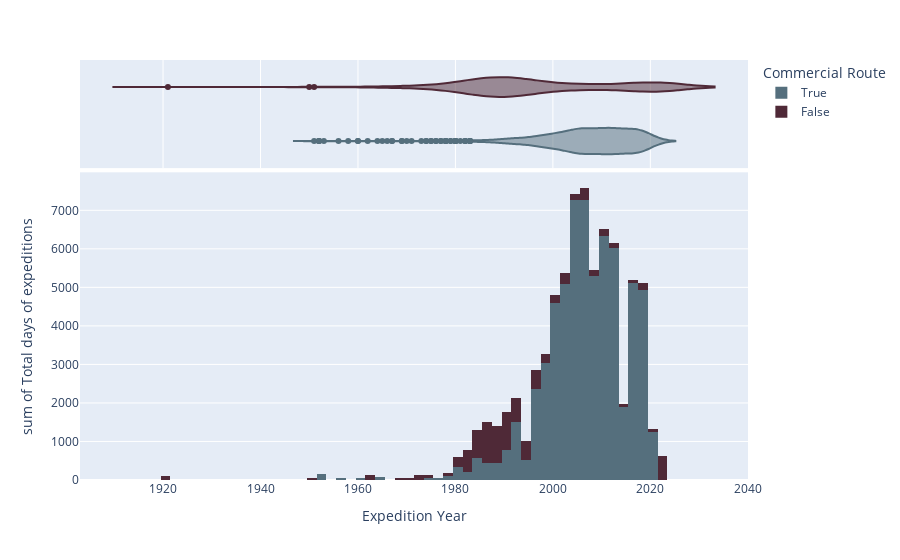

Notebook code cell kept with this figure:
### Code cell
df = exped_commercial_type_df[exped_commercial_type_df['PEAKID'] == 'EVER'].copy()

fig = px.histogram(df, x="YEAR",
                   y="TOTDAYS",  #"NUM_CAMPS",#'MDEATHS',#"O2USED",
                   color="COMRTE",
                   marginal="violin",
                   hover_data=['YEAR', 'O2USED', 'COMRTE'],
                   labels={'YEAR': 'Expedition Year',
                           'O2USED': 'Oxygen used during expedition',
                           'COMRTE': "Commercial Route",
                           "MEMBER_DEATHS_COUNT": "Member Deaths",
                           "TOTDAYS": "Total days of expeditions",
                           "SMTDAYS": "Days to summit",
                           "HIRED_DEATHS_COUNT": "Hired Deaths",
                           "NUM_CAMPS": "Number of camps"
                           },
                   color_discrete_map={'False': COLOR_CHOICE_DICT["parallel_theme_magenta"],
                                       'True': COLOR_CHOICE_DICT["mountain_side_blue_green"],
                                       },
                   )
fig.show()



# df_commerce = df[df['COMRTE'] == ]
# fig = ff.create_distplot([df['OXYGEN_USED_COUNT']],
#                          df.columns,
#                          colors=[COLOR_CHOICE_DICT['spruce_green_light'],
#                                  COLOR_CHOICE_DICT['parallel_theme_pink']], bin_size=.15)

### Figure 1 — Plotly figure (JSON) as saved in the notebook; plotly's stock layout.template omitted (floating-point values rounded to 4 significant figures; data arrays with more than 128 entries replaced by an {"elided": "..."} marker saying what was removed)
{"data": [{"alignmentgroup": "True", "bingroup": "x", "histfunc": "sum", "hovertemplate": "Commercial Route=True<br>Expedition Year=%{x}<br>sum of Total days of expeditions=%{y}<extra></extra>", "legendgroup": "True", "marker": {"color": "#556f7d", "pattern": {"shape": ""}}, "name": "True", "offsetgroup": "True", "orientation": "v", "showlegend": true, "x": {"elided": "1973 int values"}, "xaxis": "x", "y": {"elided": "1973 int values"}, "yaxis": "y", "type": "histogram"}, {"alignmentgroup": "True", "customdata": {"elided": "1973x2 mixed values"}, "hovertemplate": "Commercial Route=%{customdata[1]}<br>Expedition Year=%{x}<br>Oxygen used during expedition=%{customdata[0]}<extra></extra>", "legendgroup": "True", "marker": {"color": "#556f7d"}, "name": "True", "offsetgroup": "True", "scalegroup": "x", "showlegend": false, "x": {"elided": "1973 int values"}, "xaxis": "x2", "yaxis": "y2", "type": "violin"}, {"alignmentgroup": "True", "bingroup": "x", "histfunc": "sum", "hovertemplate": "Commercial Route=False<br>Expedition Year=%{x}<br>sum of Total days of expeditions=%{y}<extra></extra>", "legendgroup": "False", "marker": {"color": "#4f2937", "pattern": {"shape": ""}}, "name": "False", "offsetgroup": "False", "orientation": "v", "showlegend": true, "x": {"elided": "274 int values"}, "xaxis": "x", "y": {"elided": "274 int values"}, "yaxis": "y", "type": "histogram"}, {"alignmentgroup": "True", "customdata": {"elided": "274x2 mixed values"}, "hovertemplate": "Commercial Route=%{customdata[1]}<br>Expedition Year=%{x}<br>Oxygen used during expedition=%{customdata[0]}<extra></extra>", "legendgroup": "False", "marker": {"color": "#4f2937"}, "name": "False", "offsetgroup": "False", "scalegroup": "x", "showlegend": false, "x": {"elided": "274 int values"}, "xaxis": "x2", "yaxis": "y2", "type": "violin"}], "layout": {"xaxis": {"anchor": "y", "domain": [0.0, 1.0], "title": {"text": "Expedition Year"}}, "yaxis": {"anchor": "x", "domain": [0.0, 0.7326], "title": {"text": "sum of Total days of expeditions"}}, "xaxis2": {"anchor": "y2", "domain": [0.0, 1.0], "matches": "x", "showticklabels": false, "showgrid": true}, "yaxis2": {"anchor": "x2", "domain": [0.7426, 1.0], "matches": "y2", "showticklabels": false, "showline": false, "ticks": "", "showgrid": false}, "legend": {"title": {"text": "Commercial Route"}, "tracegroupgap": 0}, "margin": {"t": 60}, "barmode": "relative"}}
